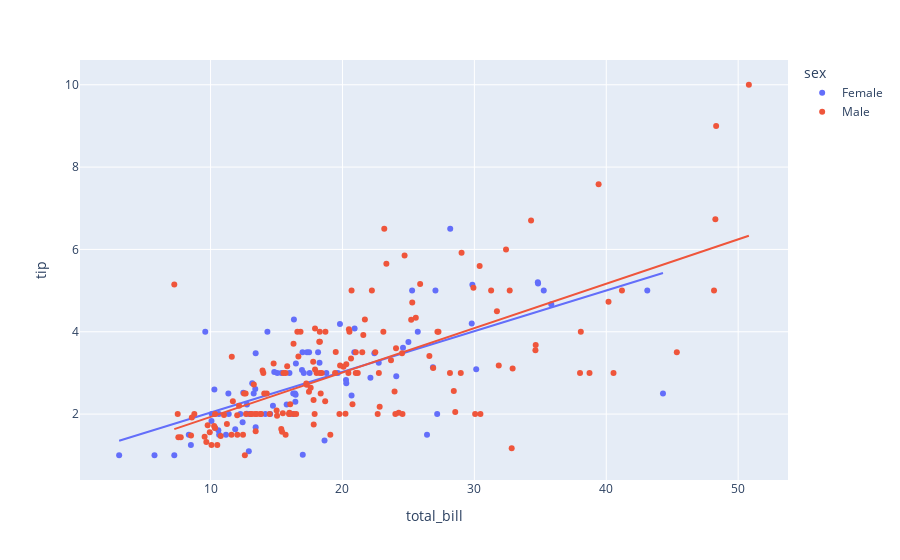

The notebook cell this image was saved under:
### Markdown cell above
# Scatter plater with fitted line using plotly

### Code cell
px.scatter(tips, x='total_bill', y='tip', trendline='ols' , color='sex',) #lowess

### Figure 1 — Plotly figure (JSON) as saved in the notebook; plotly's stock layout.template omitted (floating-point values rounded to 4 significant figures; data arrays with more than 128 entries replaced by an {"elided": "..."} marker saying what was removed)
{"data": [{"hovertemplate": "sex=Female<br>total_bill=%{x}<br>tip=%{y}<extra></extra>", "legendgroup": "Female", "marker": {"color": "#636efa", "symbol": "circle"}, "mode": "markers", "name": "Female", "showlegend": true, "type": "scatter", "x": [16.99, 24.59, 35.26, 14.83, 10.33, 16.97, 20.29, 15.77, 19.65, 15.06, 20.69, 16.93, 10.29, 34.81, 26.41, 16.45, 3.07, 17.07, 26.86, 25.28, 14.73, 10.07, 34.83, 5.75, 16.32, 22.75, 11.35, 15.38, 44.3, 22.42, 20.92, 14.31, 7.25, 25.71, 17.31, 10.65, 12.43, 24.08, 13.42, 12.48, 29.8, 14.52, 11.38, 20.27, 11.17, 12.26, 18.26, 8.51, 10.33, 14.15, 13.16, 17.47, 27.05, 16.43, 8.35, 18.64, 11.87, 29.85, 25, 13.39, 16.21, 17.51, 10.59, 10.63, 9.6, 20.9, 18.15, 19.81, 43.11, 13, 12.74, 13, 16.4, 16.47, 12.76, 13.27, 28.17, 12.9, 30.14, 13.42, 15.98, 16.27, 10.09, 22.12, 35.83, 27.18, 18.78], "xaxis": "x", "y": [1.01, 3.61, 5, 3.02, 1.67, 3.5, 2.75, 2.23, 3, 3, 2.45, 3.07, 2.6, 5.2, 1.5, 2.47, 1, 3, 3.14, 5, 2.2, 1.83, 5.17, 1, 4.3, 3.25, 2.5, 3, 2.5, 3.48, 4.08, 4, 1, 4, 3.5, 1.5, 1.8, 2.92, 1.68, 2.52, 4.2, 2, 2, 2.83, 1.5, 2, 3.25, 1.25, 2, 2, 2.75, 3.5, 5, 2.3, 1.5, 1.36, 1.63, 5.14, 3.75, 2.61, 2, 3, 1.61, 2, 4, 3.5, 3.5, 4.19, 5, 2, 2.01, 2, 2.5, 3.23, 2.23, 2.5, 6.5, 1.1, 3.09, 3.48, 3, 2.5, 2, 2.88, 4.67, 2, 3], "yaxis": "y"}, {"hovertemplate": "<b>OLS trendline</b><br>tip = 0.0988779 * total_bill + 1.04802<br>R<sup>2</sup>=0.466488<br><br>sex=Female<br>total_bill=%{x}<br>tip=%{y} <b>(trend)</b><extra></extra>", "legendgroup": "Female", "marker": {"color": "#636efa", "symbol": "circle"}, "mode": "lines", "name": "Female", "showlegend": false, "type": "scatter", "x": [3.07, 5.75, 7.25, 8.35, 8.51, 9.6, 10.07, 10.09, 10.29, 10.33, 10.33, 10.59, 10.63, 10.65, 11.17, 11.35, 11.38, 11.87, 12.26, 12.43, 12.48, 12.74, 12.76, 12.9, 13, 13, 13.16, 13.27, 13.39, 13.42, 13.42, 14.15, 14.31, 14.52, 14.73, 14.83, 15.06, 15.38, 15.77, 15.98, 16.21, 16.27, 16.32, 16.4, 16.43, 16.45, 16.47, 16.93, 16.97, 16.99, 17.07, 17.31, 17.47, 17.51, 18.15, 18.26, 18.64, 18.78, 19.65, 19.81, 20.27, 20.29, 20.69, 20.9, 20.92, 22.12, 22.42, 22.75, 24.08, 24.59, 25, 25.28, 25.71, 26.41, 26.86, 27.05, 27.18, 28.17, 29.8, 29.85, 30.14, 34.81, 34.83, 35.26, 35.83, 43.11, 44.3], "xaxis": "x", "y": [1.352, 1.617, 1.765, 1.874, 1.889, 1.997, 2.044, 2.046, 2.065, 2.069, 2.069, 2.095, 2.099, 2.101, 2.152, 2.17, 2.173, 2.222, 2.26, 2.277, 2.282, 2.308, 2.31, 2.324, 2.333, 2.333, 2.349, 2.36, 2.372, 2.375, 2.375, 2.447, 2.463, 2.484, 2.504, 2.514, 2.537, 2.569, 2.607, 2.628, 2.651, 2.657, 2.662, 2.67, 2.673, 2.675, 2.677, 2.722, 2.726, 2.728, 2.736, 2.76, 2.775, 2.779, 2.843, 2.854, 2.891, 2.905, 2.991, 3.007, 3.052, 3.054, 3.094, 3.115, 3.117, 3.235, 3.265, 3.297, 3.429, 3.479, 3.52, 3.548, 3.59, 3.659, 3.704, 3.723, 3.736, 3.833, 3.995, 4.0, 4.028, 4.49, 4.492, 4.534, 4.591, 5.311, 5.428], "yaxis": "y"}, {"hovertemplate": "sex=Male<br>total_bill=%{x}<br>tip=%{y}<extra></extra>", "legendgroup": "Male", "marker": {"color": "#EF553B", "symbol": "circle"}, "mode": "markers", "name": "Male", "showlegend": true, "type": "scatter", "x": {"elided": "157 float values"}, "xaxis": "x", "y": {"elided": "157 float values"}, "yaxis": "y"}, {"hovertemplate": "<b>OLS trendline</b><br>tip = 0.107861 * total_bill + 0.852148<br>R<sup>2</sup>=0.448569<br><br>sex=Male<br>total_bill=%{x}<br>tip=%{y} <b>(trend)</b><extra></extra>", "legendgroup": "Male", "marker": {"color": "#EF553B", "symbol": "circle"}, "mode": "lines", "name": "Male", "showlegend": false, "type": "scatter", "x": {"elided": "157 float values"}, "xaxis": "x", "y": {"elided": "157 float values"}, "yaxis": "y"}], "layout": {"legend": {"title": {"text": "sex"}, "tracegroupgap": 0}, "margin": {"t": 60}, "xaxis": {"anchor": "y", "domain": [0, 1], "title": {"text": "total_bill"}}, "yaxis": {"anchor": "x", "domain": [0, 1], "title": {"text": "tip"}}}}
